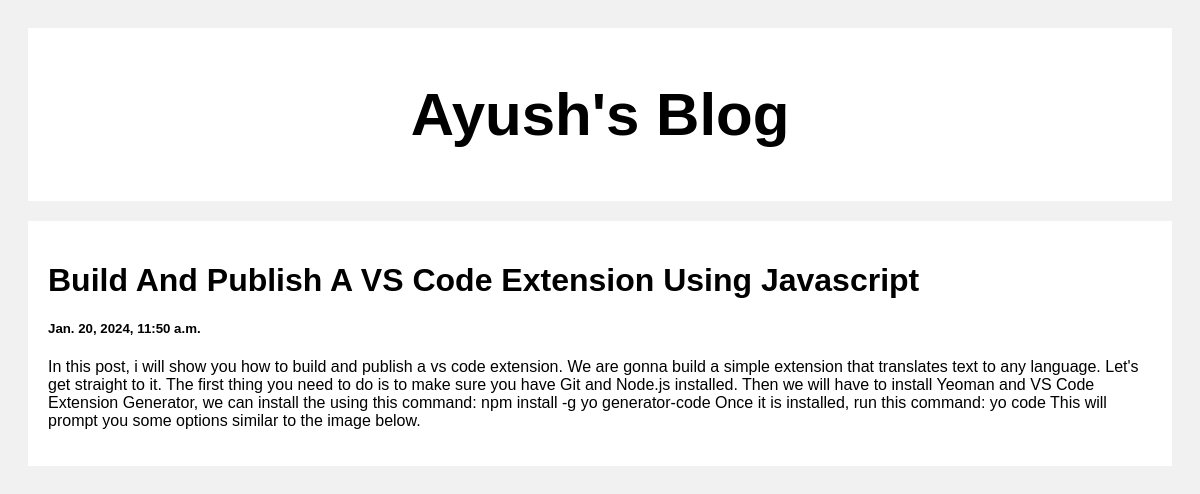
Screenshot of /post/2 with the database file from the repository.
### posts/models.py (models this page shows)
class Post(models.Model):
    title = models.CharField(max_length=100)
    body = models.CharField(max_length=1000000)
    created_at = models.DateTimeField(default=datetime.now, blank=True)

### posts/views.py (the view)
# urls.py: path('post/<str:pk>', views.post, name='post')
def post(request, pk):
    posts = Post.objects.get(id=pk)  # here posts variable is not an iterable its just a single value containing the id of the particular object.
    return render(request, 'posts.html', {'posts': posts})

### templates/posts.html (shortened to what this page needs)
<!DOCTYPE html>
<html>
<head>
</head>
<body>
<div class="header">
  <h2>Ayush's Blog</h2>
</div>
<div class="row">
  <div class="leftcolumn">
    <div class="card">
        <h1>{{posts.title}}</h1>
        <h5>{{posts.created_at}}</h5>
        <p>{{posts.body}}</p>
    </div>
  </div>
</div>
</body>
</html>

### templates/posts.html (style rules this page uses)
* { box-sizing: border-box; }
body { font-family: Arial; padding: 20px; background: #f1f1f1; }
.header { padding: 2px; font-size: 40px; text-align: center; background: white; }
.leftcolumn { float: left; width: 100%; }
.card { background-color: white; padding: 20px; margin-top: 20px; }
.row:after { content: ""; display: table; clear: both; }

### rows the page displays
Post: title "Build And Publish A VS Code Extension Using Javascript", created_at "Jan. 20, 2024, 11:50 a.m.", body "In this post, i will show you how to build and publish a vs code extension. We are gonna build a simple extension that translates text to any language. Let's get straight to it. The first thing you need to do is to make sure you have Git and Node.js installed. Then we will have to install Yeoman and VS Code Extension Generator, we can install the using this command: npm install -g yo generator-code Once it is installed, run this command: yo code This will prompt you some options similar to the image below."
